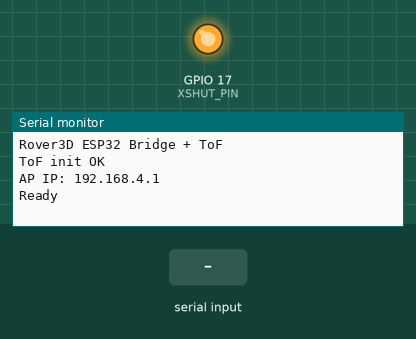
This sketch was run on a simulated ESP32. Shown: output pins drawn as LEDs (lit = HIGH), the last lines printed to the serial monitor. Inputs (shaded band) come from the test bench.

Above: at 1.3 s.
1.4 s: "P,\n" received over the second serial link
At 2.4 s:
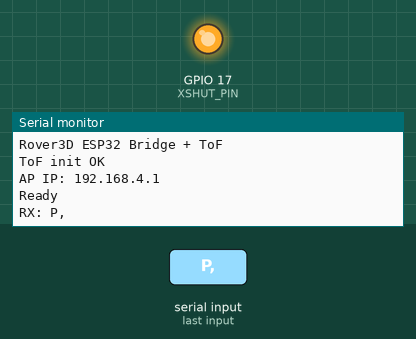
2.9 s: "90,45,200\n" received over the second serial link
At 3.5 s:
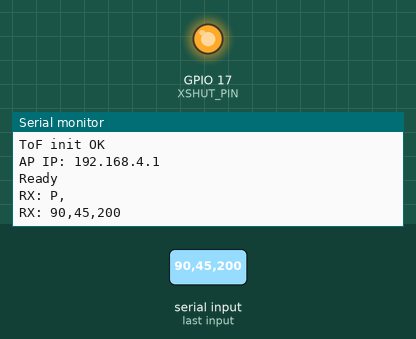
4.4 s: "90,45\n" received over the second serial link
At 5.9 s:
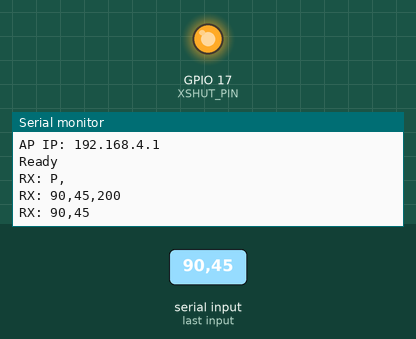

Measured:
- after the input at 1.4 s, the serial monitor: prints a new line at once (image 1)
- after the input at 2.9 s, the serial monitor: prints a new line at once (image 2)
- after the input at 4.4 s, the serial monitor: prints a new line at once (image 3)

The sketch:

esp32-tof-test.ino
```cpp
/* esp32-tof-test.ino
 * ESP32 reads VL53L1X ToF, receives servo position from MSP432 via UART,
 * broadcasts combined 3D scan data via WebSocket dashboard.
 *
 * Data flow:
 *   MSP432 UART (P3.3 TX) -> ESP32 GPIO16: "P,pan,tilt\n"
 *   ESP32 reads ToF -> broadcasts: "S,pan,tilt,dist" + "D,dist,status"
 *
 * Wiring:
 *   VL53L1X SDA   -> GPIO21, SCL -> GPIO22, XSHUT -> GPIO17
 *   ESP32 GPIO16  <- MSP432 P3.3 TX
 *   ESP32 GND     <- MSP432 GND
 *
 * Libraries: Adafruit_VL53L1X, WebSockets by Markus Sattler
 */

#include <WiFi.h>
#include <WebServer.h>
#include <WebSocketsServer.h>
#include <Wire.h>
#include <Adafruit_VL53L1X.h>

#define XSHUT_PIN   17
#define SDA_PIN     21
#define SCL_PIN     22
#define RX_PIN      16

const char* ssid = "ROVER3D";
const char* password = "12345678";

WebServer server(80);
WebSocketsServer ws(81);
Adafruit_VL53L1X vl53 = Adafruit_VL53L1X();

/*===========================================================================*/
/* Dashboard HTML with 3D scan visualization                                */
/*===========================================================================*/

void handleRoot() {
    server.send(200, "text/html", R"rawliteral(
<!DOCTYPE html>
<html>
<head>
<meta charset='UTF-8'>
<title>Rover3D Scan</title>
<style>
body{background:#1a1a2e;color:#eee;font-family:Arial,sans-serif;margin:0;padding:20px}
h1{color:#0ff;text-align:center}
.stats{display:flex;justify-content:space-around;margin:20px 0;flex-wrap:wrap}
.stat-box{background:#16213e;padding:20px 40px;border-radius:10px;text-align:center;margin:10px}
.stat-val{font-size:48px;font-weight:bold;color:#0ff}
.stat-lbl{color:#888;font-size:18px}
.ok{color:#0f0}
.wa{color:#f00}
.bar-wrap{background:#16213e;border-radius:10px;padding:20px;margin-top:20px}
.dbar{height:60px;background:linear-gradient(90deg,#0ff,#00f);border-radius:5px;transition:width .1s}
.blbl{display:flex;justify-content:space-between;margin-top:10px;color:#888}
.panel{display:flex;gap:20px;margin-top:20px}
.panel>div{flex:1;background:#16213e;border-radius:10px;padding:20px}
canvas{width:100%;height:300px;background:#000;border:1px solid #333}
#scan3d{height:400px}
#raw{background:#0d1117;padding:10px;height:150px;overflow-y:scroll;border:1px solid #333;font-size:12px;margin-top:20px}
</style>
</head>
<body>
<h1>Rover3D 3D Scan</h1>
<div class=stats>
<div class=stat-box><div class=stat-val id=dist>--</div><div class=stat-lbl>Distance <span style=font-size:24px;color:#888>mm</span></div></div>
<div class=stat-box><div class=stat-val id=st>--</div><div class=stat-lbl>Status</div></div>
<div class=stat-box><div class=stat-val id=rate>--</div><div class=stat-lbl>Samples/sec</div></div>
<div class=stat-box><div class=stat-val id=pts>0</div><div class=stat-lbl>Scan pts</div></div>
</div>
<div class=bar-wrap><div class=dbar id=dbar style=width:0%></div><div class=blbl><span>0</span><span>500</span><span>1000</span><span>1500</span><span>2000mm</span></div></div>
<div class=panel>
<div><h3>3D Point Cloud</h3>
<div style=margin-bottom:8px>
<button id=btnAuto class=cb>Auto-rotate</button>
<button id=btnReset class=cb>Reset View</button>
</div>
<canvas id=scan3d></canvas></div>
<div><h3>Distance History</h3><canvas id=chart></canvas></div>
</div>
<div id=raw></div>
<script>
const ctx=document.getElementById('chart').getContext('2d');
const scan=document.getElementById('scan3d');
let hist=[], scanPts=[], last=0, sc=0;
let rotX=-0.3, rotY=0.5, zoom=1, mx=0, my=0, dragging=false, autoRot=false, autoTimer;

function resize(){const c=document.getElementById('chart');c.width=c.offsetWidth;c.height=300}
function resizeScan(){const c=document.getElementById('scan3d');c.width=c.offsetWidth;c.height=c.offsetWidth}
resize();resizeScan();window.onresize=()=>{resize();resizeScan()};

function drawChart(){
ctx.fillStyle='#16213e';ctx.fillRect(0,0,ctx.canvas.width,ctx.canvas.height);
if(hist.length<2)return;
ctx.strokeStyle='#333';ctx.lineWidth=1;
for(let y=0;y<=2000;y+=500){let py=ctx.canvas.height-(y/2000)*ctx.canvas.height;ctx.beginPath();ctx.moveTo(0,py);ctx.lineTo(ctx.canvas.width,py);ctx.stroke();ctx.fillStyle='#666';ctx.fillText(y+'mm',5,py-5)}
ctx.strokeStyle='#0ff';ctx.lineWidth=2;ctx.beginPath();
for(let i=0;i<hist.length;i++){let x=(i/(hist.length-1))*ctx.canvas.width;let y=ctx.canvas.height-(hist[i]/2000)*ctx.canvas.height;i===0?ctx.moveTo(x,y):ctx.lineTo(x,y)}
ctx.stroke();ctx.lineTo(ctx.canvas.width,ctx.canvas.height);ctx.lineTo(0,ctx.canvas.height);ctx.closePath();ctx.fillStyle='rgba(0,255,255,0.1)';ctx.fill()
}

function distColor(d){
let t=Math.min(1,Math.max(0,d/2000));
let r=Math.round(255*t),b=Math.round(255*(1-t)),g=Math.round(128*(1-Math.abs(t-0.5)*2));
return 'rgb('+r+','+g+','+b+')';
}

function to3D(pan,tilt,dist){
let pr=(pan-45)*Math.PI/180, tr=(tilt-90)*Math.PI/180;
return {x:dist*Math.sin(pr)*Math.cos(tr), y:dist*Math.cos(pr)*Math.cos(tr), z:dist*Math.sin(tr)};
}

function drawScan3D(){
let w=scan.width, h=scan.height, c3=scan.getContext('2d');
c3.fillStyle='#0d1117';c3.fillRect(0,0,w,h);
if(scanPts.length===0)return;
let cosX=Math.cos(rotX), sinX=Math.sin(rotX), cosY=Math.cos(rotY), sinY=Math.sin(rotY);
function proj(x,y,z){
  let x1=x*cosY-z*sinY, z1=x*sinY+z*cosY;
  let y1=y*cosX-z1*sinX, z2=y*sinX+z1*cosX;
  let s=600/(600+z2*zoom);
  return {sx:w/2+x1*s*zoom, sy:h/2-y1*s*zoom, dep:z2, sc:s};
}

// Data bounds for axis/grid sizing
let maxR=0, minX=1e9, maxX=-1e9, minY=1e9, maxY=-1e9, minZ=1e9, maxZ=-1e9;
for(let p of scanPts){
  let pt=to3D(p[0],p[1],p[2]);
  if(p[2]>maxR)maxR=p[2];
  if(pt.x<minX)minX=pt.x;if(pt.x>maxX)maxX=pt.x;
  if(pt.y<minY)minY=pt.y;if(pt.y>maxY)maxY=pt.y;
  if(pt.z<minZ)minZ=pt.z;if(pt.z>maxZ)maxZ=pt.z;
}
let aLen=Math.max(200,maxR*0.6);

// Ground grid (z=0 plane)
let gs=aLen*0.8, step=50;
c3.strokeStyle='rgba(255,255,255,0.06)';c3.lineWidth=1;
for(let g=-gs;g<=gs;g+=step){
  let a=proj(g,-gs,0), b=proj(g,gs,0);
  if(a.dep<0&&b.dep<0)continue;
  c3.beginPath();c3.moveTo(a.sx,a.sy);c3.lineTo(b.sx,b.sy);c3.stroke();
  a=proj(-gs,g,0);b=proj(gs,g,0);
  if(a.dep<0&&b.dep<0)continue;
  c3.beginPath();c3.moveTo(a.sx,a.sy);c3.lineTo(b.sx,b.sy);c3.stroke();
}

// Points sorted by depth (far first)
let pp=[];
for(let p of scanPts){
  let pt=to3D(p[0],p[1],p[2]), pj=proj(pt.x,pt.y,pt.z);
  pp.push({sx:pj.sx,sy:pj.sy,sz:pj.sc,d:p[2],z:pj.dep});
}
pp.sort((a,b)=>b.z-a.z);
for(let p of pp){
  c3.fillStyle=distColor(p.d);
  c3.beginPath();c3.arc(p.sx,p.sy,Math.max(1,2*p.sz*zoom),0,Math.PI*2);c3.fill();
}

// Axes with arrowheads
function drawAxis(x1,y1,z1,x2,y2,z2,color,label){
  let a=proj(x1,y1,z1), b=proj(x2,y2,z2);
  if(a.dep<-100||b.dep<-100)return;
  c3.strokeStyle=color;c3.lineWidth=2;
  c3.beginPath();c3.moveTo(a.sx,a.sy);c3.lineTo(b.sx,b.sy);c3.stroke();
  dx=b.sx-a.sx;dy=b.sy-a.sy;len=Math.sqrt(dx*dx+dy*dy);
  if(len>8){
    let ux=dx/len, uy=dy/len, as=10;
    c3.fillStyle=color;
    c3.beginPath();c3.moveTo(b.sx,b.sy);
    c3.lineTo(b.sx-ux*as-uy*as*0.4,b.sy-uy*as+ux*as*0.4);
    c3.lineTo(b.sx-ux*as+uy*as*0.4,b.sy-uy*as-ux*as*0.4);
    c3.closePath();c3.fill();
    c3.font='bold 13px monospace';c3.textAlign='left';
    c3.fillText(label,b.sx+6,b.sy+4);
  }
}
drawAxis(0,0,0,aLen,0,0,'#ff4444','X (Right)');
drawAxis(0,0,0,0,aLen,0,'#44ff44','Y (Forward)');
drawAxis(0,0,0,0,0,aLen,'#4488ff','Z (Up)');

// Color legend bar
let lx=10, ly=h-35, lw=Math.min(200,w-20), lh=12;
let grd=c3.createLinearGradient(lx,ly,lx+lw,ly);
grd.addColorStop(0,'#0044ff');grd.addColorStop(0.5,'#80ff80');grd.addColorStop(1,'#ff4400');
c3.fillStyle=grd;c3.fillRect(lx,ly,lw,lh);
c3.strokeStyle='#888';c3.lineWidth=1;c3.strokeRect(lx,ly,lw,lh);
c3.fillStyle='#aaa';c3.font='10px monospace';
c3.textAlign='left';c3.fillText('0mm',lx,ly-4);
c3.textAlign='right';c3.fillText('2000mm',lx+lw,ly-4);

// Stats overlay
c3.fillStyle='rgba(255,255,255,0.35)';c3.font='11px monospace';c3.textAlign='right';
c3.fillText(scanPts.length+' pts  Drag=rotate  Wheel=zoom',w-10,16);
}

function resetView(){rotX=-0.3;rotY=0.5;zoom=1;drawScan3D();}
function toggleAuto(){
  autoRot=!autoRot;
  if(autoRot){autoTimer=setInterval(()=>{if(autoRot){rotY+=0.008;drawScan3D()}},30)}
  else{clearInterval(autoTimer)}
}
document.getElementById('btnAuto').onclick=toggleAuto;
document.getElementById('btnReset').onclick=resetView;

scan.addEventListener('mousedown',e=>{dragging=true;mx=e.clientX;my=e.clientY;});
window.addEventListener('mousemove',e=>{if(!dragging)return;let dx=e.clientX-mx,dy=e.clientY-my;rotY+=dx*0.01;rotX+=dy*0.01;mx=e.clientX;my=e.clientY;drawScan3D();});
window.addEventListener('mouseup',()=>{dragging=false;});
scan.addEventListener('wheel',e=>{zoom*=e.deltaY>0?0.9:1.1;zoom=Math.max(0.1,Math.min(10,zoom));drawScan3D();e.preventDefault();});

const ws=new WebSocket('ws://'+location.hostname+':81/');
ws.onopen=()=>document.getElementById('st').textContent='OK';
ws.onclose=()=>document.getElementById('st').textContent='NO';
ws.onmessage=(e)=>{
const line=e.data;
const r=document.getElementById('raw');
r.innerHTML+=line+'<br>';r.scrollTop=r.scrollHeight;
if(r.children.length>200)r.removeChild(r.firstChild);
if(line.startsWith('D,')){
let p=line.split(',');
if(p.length>=3){
let d=parseInt(p[1]),s=parseInt(p[2]);
document.getElementById('dist').textContent=d;
document.getElementById('st').textContent=s===1?'OK':'WAIT';
document.getElementById('st').className='stat-val '+(s===1?'ok':'wa');
let pct=Math.min(100,(d/2000)*100);
document.getElementById('dbar').style.width=pct+'%';
hist.push(d);if(hist.length>200)hist.shift();
drawChart();sc++;let n=Date.now();if(n-last>1000){document.getElementById('rate').textContent=sc;sc=0;last=n}
}
}else if(line.startsWith('S,')){
let p=line.split(',');
if(p.length>=4){
let pan=parseInt(p[1]),tilt=parseInt(p[2]),dist=parseInt(p[3]);
if(dist>20&&dist<2000){scanPts.push([pan,tilt,dist]);if(scanPts.length>5000)scanPts.shift();}
document.getElementById('pts').textContent=scanPts.length;
drawScan3D()
}
}
};
</script>
</body>
</html>
)rawliteral");
}

void wsEvent(uint8_t num, WStype_t type, uint8_t* payload, size_t length) {}

/*===========================================================================*/
/* SETUP                                                                     */
/*===========================================================================*/

void setup() {
    Serial.begin(115200);
    Serial.println("\nRover3D ESP32 Bridge + ToF");

    pinMode(XSHUT_PIN, OUTPUT);
    digitalWrite(XSHUT_PIN, LOW);
    delay(50);
    digitalWrite(XSHUT_PIN, HIGH);
    delay(50);

    Wire.begin(SDA_PIN, SCL_PIN);
    if (vl53.begin(0x29, &Wire)) {
        Serial.println("ToF init OK");
        vl53.startRanging();
    } else {
        Serial.println("ToF init FAIL");
    }

    WiFi.softAP(ssid, password);
    Serial.print("AP IP: ");
    Serial.println(WiFi.softAPIP());

    server.on("/", handleRoot);
    server.begin();
    ws.begin();
    ws.onEvent(wsEvent);

    Serial1.begin(115200, SERIAL_8N1, RX_PIN, -1);
    Serial.println("Ready");
}

/*===========================================================================*/
/* LOOP                                                                      */
/*===========================================================================*/

void loop() {
    server.handleClient();
    ws.loop();

    /* Read all available UART lines from MSP432 */
    static String uartBuf;
    while (Serial1.available()) {
        char c = Serial1.read();
        if (c == '\n') {
            uartBuf.trim();
            if (uartBuf.length() > 0) {
                Serial.println("RX: " + uartBuf);

                    if (uartBuf.startsWith("P,")) {
                        int comma = uartBuf.indexOf(',', 2);
                        if (comma > 0) {
                            int pan = uartBuf.substring(2, comma).toInt();
                            int tilt = uartBuf.substring(comma + 1).toInt();

                            uint16_t dist = 0;
                            if (vl53.dataReady()) {
                                dist = vl53.distance();
                                vl53.clearInterrupt();
                                vl53.startRanging();
                            }

                            if (dist > 20 && dist < 2000) {
                                ws.broadcastTXT("S," + String(pan) + "," + String(tilt) + "," + String(dist));
                                ws.broadcastTXT("D," + String(dist) + ",1");
                            } else {
                                ws.broadcastTXT("D," + String(dist) + ",0");
                            }
                    }
                }
            }
            uartBuf = "";
        } else if (c != '\r') {
            uartBuf += c;
        }
    }
}
```
